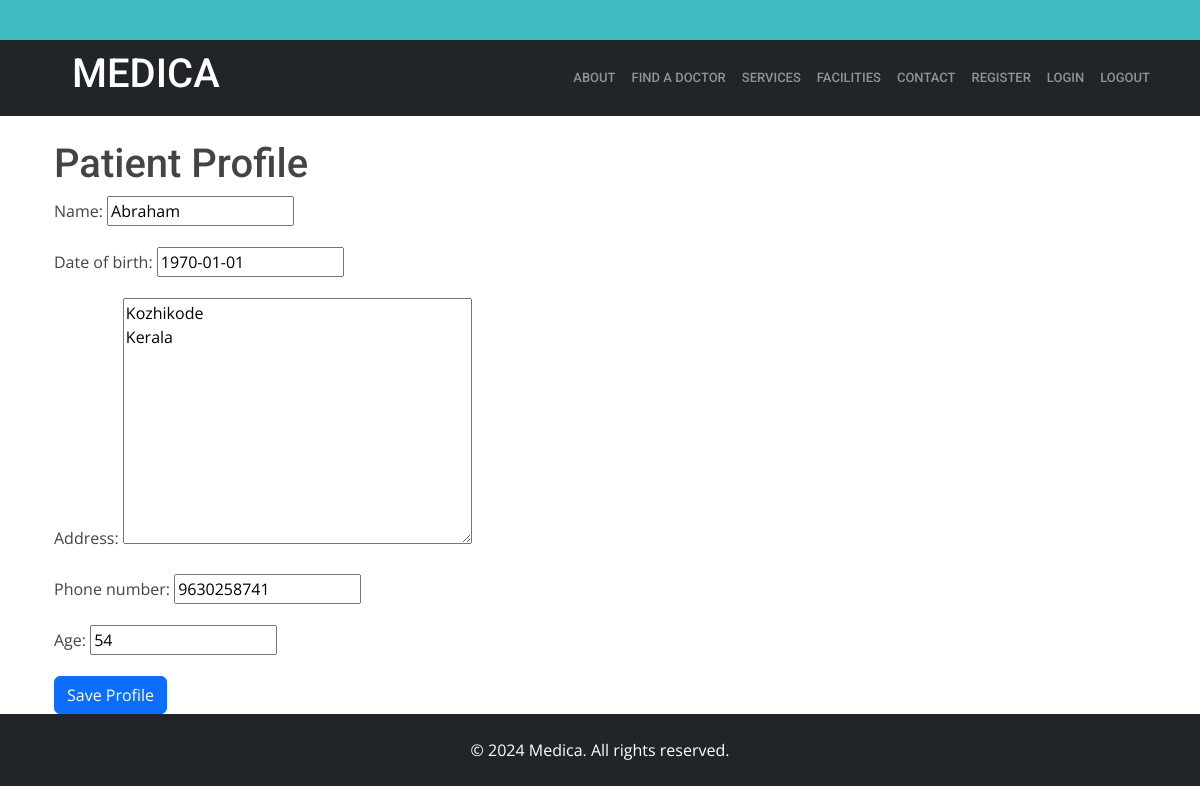
The page /patient/profile/ (signed in) on the database its author committed.
### patient_app/models.py (models this page shows, shortened)
class Patient(models.Model):
    name=models.CharField(max_length=20)
    date_of_birth = models.DateField()
    address = models.TextField()
    phone_number = models.CharField(max_length=20)
    age=models.IntegerField()

### patient_app/views.py (the view)
# urls.py: path('profile/', views.Patient_profile, name='profile'),
def Patient_profile(request):
    try:
        patient_profile = Patient.objects.get(id=request.user.id)  # Assuming you have some unique identifier like id
    except Patient.DoesNotExist:
        patient_profile = None
    if request.method == 'POST':
        form = PatientRegistrationForm(request.POST, instance=patient_profile)
        if form.is_valid():
            patient_profile = form.save()
            messages.success(request, 'Profile updated successfully.')
            return redirect('appointment_booking')  # Replace 'base' with your actual redirect URL
    else:
        form = PatientRegistrationForm(instance=patient_profile)
    context = {
        'form': form,
    }
    return render(request, 'patient/profile.html', context)

### patient_app/forms.py
class PatientRegistrationForm(forms.ModelForm):
    class Meta:
        model = Patient
        fields = '__all__'

### templates/patient/profile.html (shortened to what this page needs)
{% extends 'base.html' %}
{% load static %}
{% block content %}
    <div class="container">
        <h1>Patient Profile</h1>
        <form method="post">
            {{ form.as_p }}
            <button type="submit" class="btn btn-primary">Save Profile</button>
        </form>
    </div>
{% endblock %}

### static/assets/css/style.css (style rules this page uses)
body { font-family: "Open Sans", sans-serif; color: #444444; }
h1, h2, h3, h4, h5, h6 { font-family: "Roboto", sans-serif; }

### rows shown on the page
Patient: name "Abraham", date_of_birth "1970-01-01", address "Kozhikode Kerala", phone_number "9630258741", age "54"
